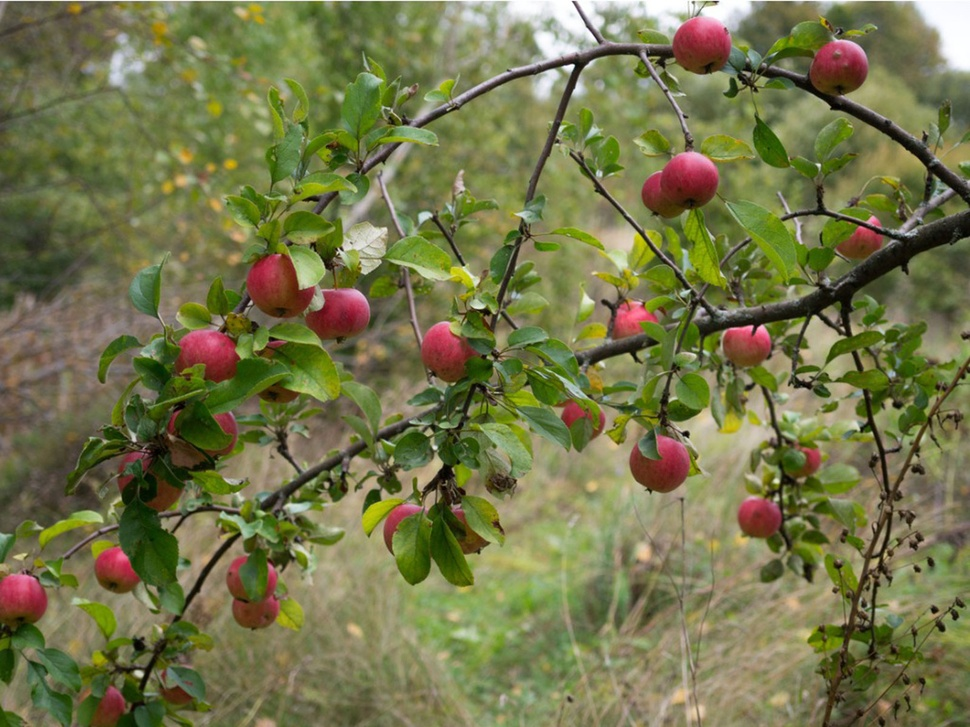
#> input picture Exercises_week_1/appletree.jpg, 970 x 727 px, shrunk from 1600 x 1200 before the run
$ jupyter execute 'Weekly Project.ipynb'
#> lines starting #> are read from the running program, lines starting #| are printed output that depends on the picture; after the words box and inside, x2 and y2 are one past the last pixel; in counts of white or black regions, pixels touching at a corner belong together
# Weekly project part 1
Using the image "appletree.jpg"
1) Can you segment the apples from the tree?
2) Can you get the computer to count how many there are?
    How close can you get to the ground truth? (there are 26 apples in the image)
3) Can you change the color of one of them?
4) Can you segment the leaves?


# Weekly project part 2
1) Remove the greenscreen and replace the background in "itssp.png".
2) Can you improve the edge with eroding/dilating?

[cell 1]
# PART 1
import cv2
import numpy as np
import imutils
from matplotlib import pyplot as plt

[cell 2]
path = "appletree.jpg"
bgr_img = cv2.imread(path)
#> bgr_img is the input picture: shape (727, 970, 3); mean B, G, R 74.3, 117, 116.1
b,g,r = cv2.split(bgr_img)       # get b,g,r
image = cv2.merge([r,g,b])
plt.imshow(image)

[cell 3]
# sharpen image
kernel = np.array([[-1,-1,-1],
                    [-1, 9,-1],
                    [-1,-1,-1]])
image_sharp = cv2.filter2D(src=bgr_img, ddepth=-1, kernel=kernel)
cv2.imshow("Sharpend Image", image_sharp)
cv2.waitKey(0)
cv2.destroyAllWindows()


img_hsv = cv2.cvtColor(image_sharp, cv2.COLOR_BGR2HSV)
#> img_hsv: shape (727, 970, 3); mean H, S, V 38.7, 111, 126.2


# find thresholds in HSV space
lower_red1 = np.array([0, 110, 25])
upper_red1 = np.array([20, 255, 170])
mask0 = cv2.inRange(img_hsv, lower_red1, upper_red1)
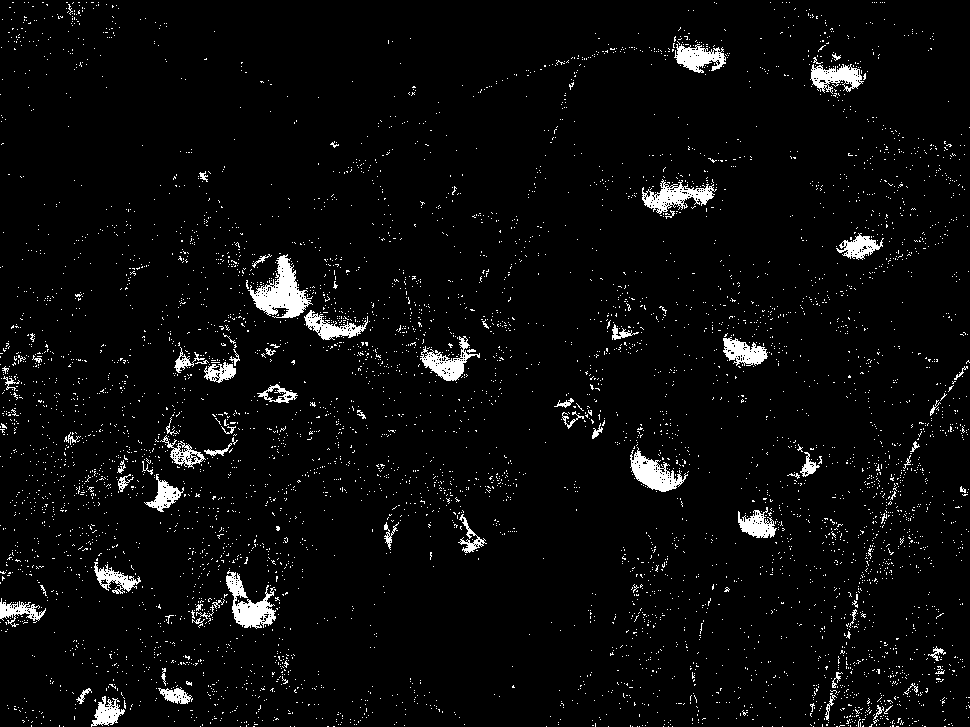
#> mask0: shape (727, 970); 3.9% white; 5741 white regions (5667 under 20 px), largest, box (x1, y1, x2, y2) and area: (248, 254, 313, 318) 1792, (226, 570, 276, 629) 1274, (630, 447, 688, 492) 1123

lower_red2 = np.array([160, 40, 25])
upper_red2 = np.array([180, 255, 170])
mask1 = cv2.inRange(img_hsv, lower_red2, upper_red2)
#> mask1: shape (727, 970); 1.8% white in thin lines or dots
# join masks
mask = mask0 + mask1
#> mask: shape (727, 970); 5.8% white; 7364 white regions (7279 under 20 px), largest, box (x1, y1, x2, y2) and area: (246, 253, 316, 319) 2483, (642, 162, 718, 214) 2177, (304, 291, 369, 340) 1739

cv2.imshow("Mask", mask)
cv2.waitKey(0)
cv2.destroyAllWindows()

# perform morphological operations
kernel = np.ones((8,8),np.uint8)
opening = cv2.morphologyEx(mask, cv2.MORPH_OPEN, kernel)
#> opening: shape (727, 970); 1.7% white; 26 white regions, largest, box (x1, y1, x2, y2) and area: (253, 258, 311, 317) 1548, (644, 176, 717, 206) 1296, (313, 309, 367, 339) 1119
kernel = np.ones((9,9),np.uint8)
closing = cv2.morphologyEx(opening, cv2.MORPH_CLOSE, kernel)
#> closing: shape (727, 970); 1.8% white; 20 white regions

cv2.imshow("Mask", closing)
cv2.waitKey(0)
cv2.destroyAllWindows()

# count number of apples
(cnt, hierarchy) = cv2.findContours(
    closing.copy(), cv2.RETR_EXTERNAL, cv2.CHAIN_APPROX_NONE)
#> cnt = 20 contours; largest, box (x1, y1, x2, y2) and area: (253, 258, 311, 317) 1548, (644, 176, 717, 206) 1256, (634, 454, 683, 492) 1119, (313, 309, 367, 339) 1082, (739, 508, 779, 537) 815
rgb = cv2.cvtColor(bgr_img, cv2.COLOR_BGR2RGB)
cv2.drawContours(rgb, cnt, -1, (0, 255, 0), 2)
#> rgb: shape (727, 970, 3); mean R, G, B 115.1, 118.9, 74

cv2.imshow("Detected Apples", rgb)
cv2.waitKey(0)
cv2.destroyAllWindows()

print("Number of Apples in the image : ", len(cnt))
#| Number of Apples in the image :  20

# output = cv2.bitwise_and(image, image, mask=mask)
# plt.imshow(mask)

mask = closing.copy()

[cell 4]
# change color
color_apple = np.copy(image)

color_apple[(mask!=0)] = [255,255,240]
#> color_apple: shape (727, 970, 3); mean R, G, B 118.8, 120.8, 78.1

# [6 lines of commented-out code are left out]
new_apple = cv2.addWeighted(color_apple, 0.7, image, 0.7, 0, color_apple)
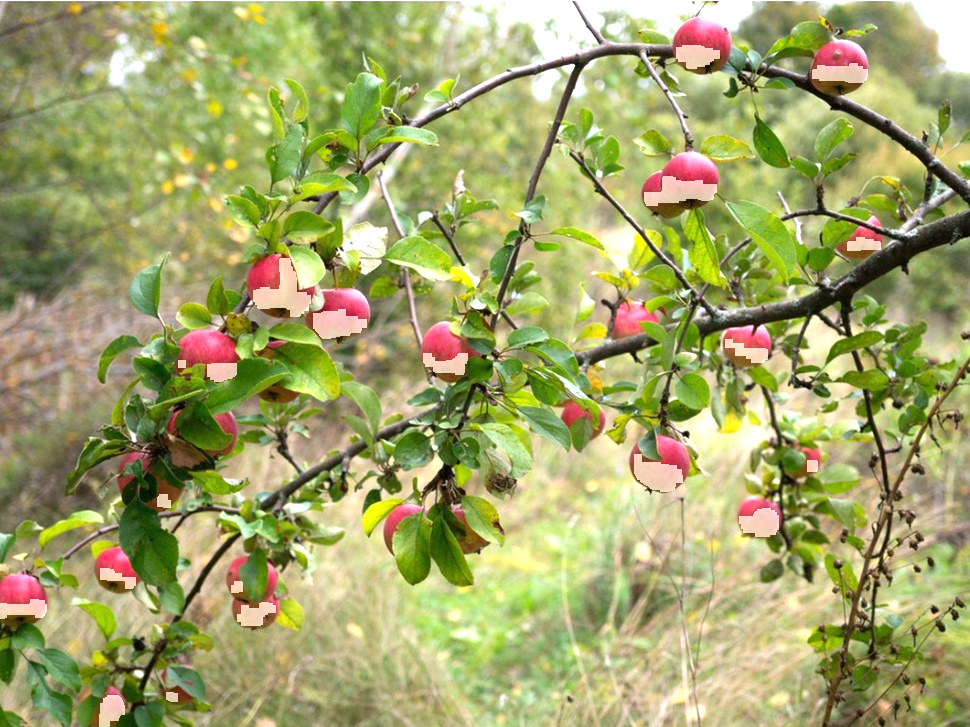
#> new_apple: shape (727, 970, 3); mean R, G, B 162.6, 165, 105.5

plt.imshow(color_apple)

[cell 5]
# [24 lines of commented-out code are left out]

[cell 6]
# segment leaves with color
img_hsv = cv2.cvtColor(bgr_img, cv2.COLOR_BGR2HSV)
#> img_hsv: shape (727, 970, 3); mean H, S, V 36.3, 111.3, 123.9


# find thresholds in HSV space
lower = np.array([35, 50, 20])
upper = np.array([65, 250, 120])
mask = cv2.inRange(img_hsv, lower, upper)
#> mask: shape (727, 970); 19.5% white; 1252 white regions (890 under 20 px), largest, box (x1, y1, x2, y2) and area: (0, 72, 135, 311) 13998, (114, 325, 326, 451) 7834, (299, 1, 433, 119) 5980


cv2.imshow("Mask", mask)
cv2.waitKey(0)
cv2.destroyAllWindows()

# perform morphological operations
kernel = np.ones((4,4),np.uint8)
opening = cv2.morphologyEx(mask, cv2.MORPH_OPEN, kernel)
#> opening: shape (727, 970); 14.8% white; 568 white regions (83 under 20 px), largest, box (x1, y1, x2, y2) and area: (0, 96, 132, 257) 8743, (300, 2, 433, 92) 5261, (0, 624, 84, 727) 3533
kernel = np.ones((4,4),np.uint8)
closing = cv2.morphologyEx(opening, cv2.MORPH_CLOSE, kernel)
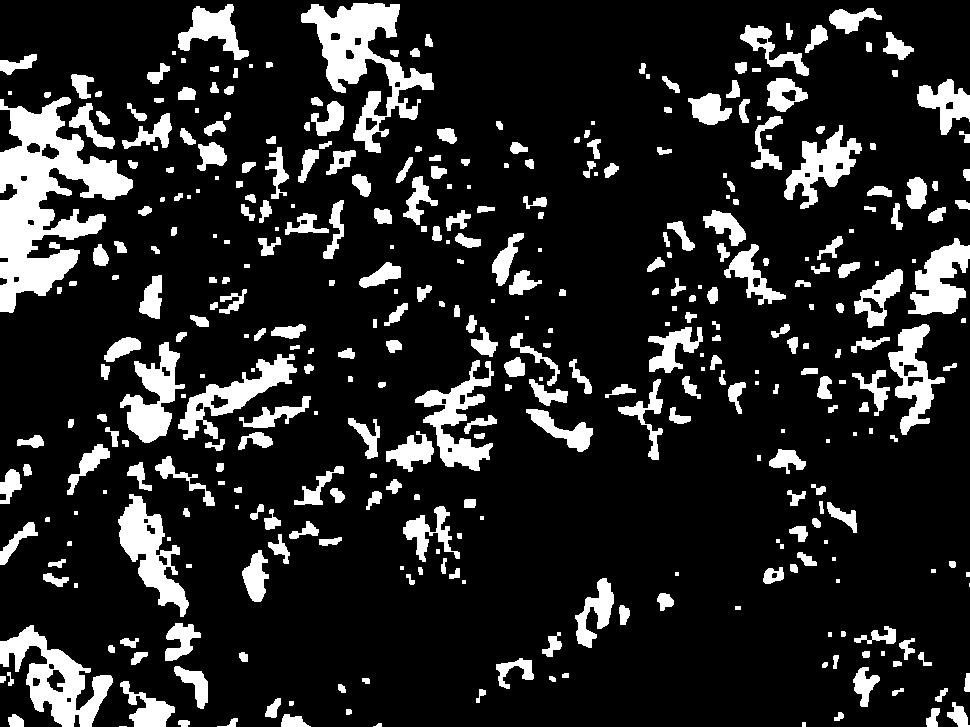
#> closing: shape (727, 970); 15.5% white; 377 white regions (46 under 20 px)

cv2.imshow("Mask", closing)
cv2.waitKey(0)
cv2.destroyAllWindows()

# count number of apples
(cnt, hierarchy) = cv2.findContours(
    closing.copy(), cv2.RETR_EXTERNAL, cv2.CHAIN_APPROX_NONE)
#> cnt = 377 contours, 92 with area under 20; largest, box (x1, y1, x2, y2) and area: (0, 97, 133, 313) 12566, (301, 3, 434, 153) 6678, (0, 625, 113, 727) 4606, (118, 494, 189, 617) 3383, (178, 354, 297, 440) 2902
rgb = cv2.cvtColor(bgr_img, cv2.COLOR_BGR2RGB)
cv2.drawContours(rgb, cnt, -1, (0, 255, 0), 2)
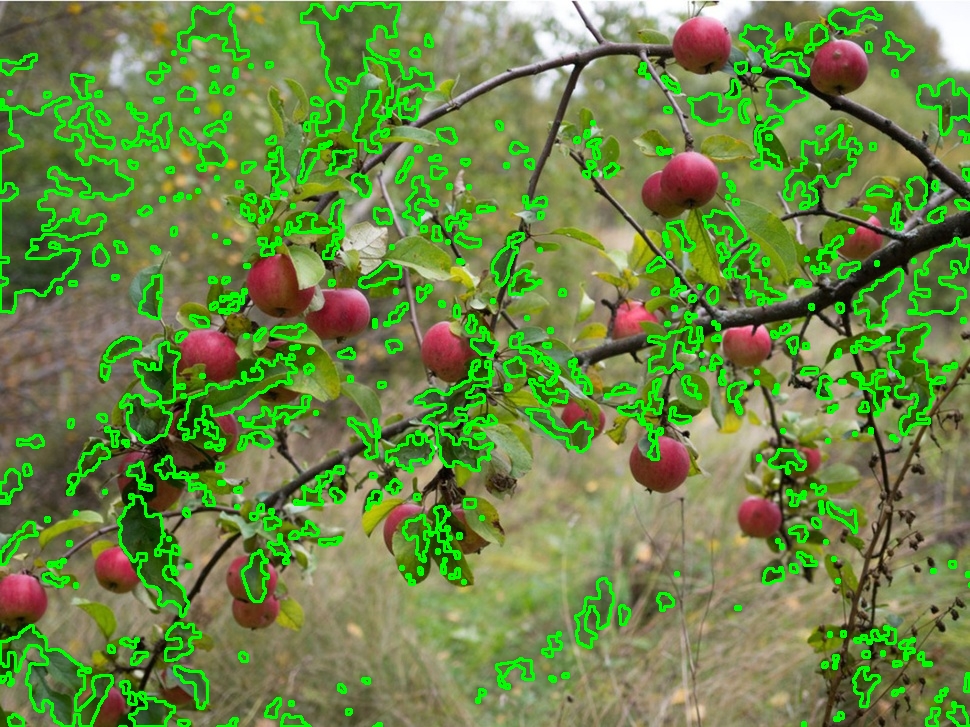
#> rgb: shape (727, 970, 3); mean R, G, B 106.3, 134.7, 68.9

cv2.imshow("Leaves", rgb)
cv2.waitKey(0)
cv2.destroyAllWindows()

[cell 7]
# PROJECT 2
path = "ittsp.png"
bgr_img = cv2.imread(path)
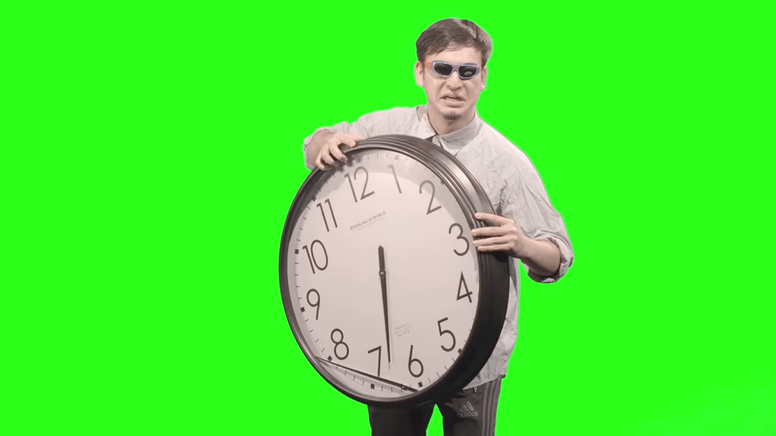
#> input picture Exercises_week_1/ittsp.png, 776 x 436 px, shrunk from 1280 x 720 before the run
#> bgr_img is the input picture: shape (436, 776, 3); mean B, G, R 55, 232.9, 73.4
b,g,r = cv2.split(bgr_img)       # get b,g,r
#> b: shape (436, 776)
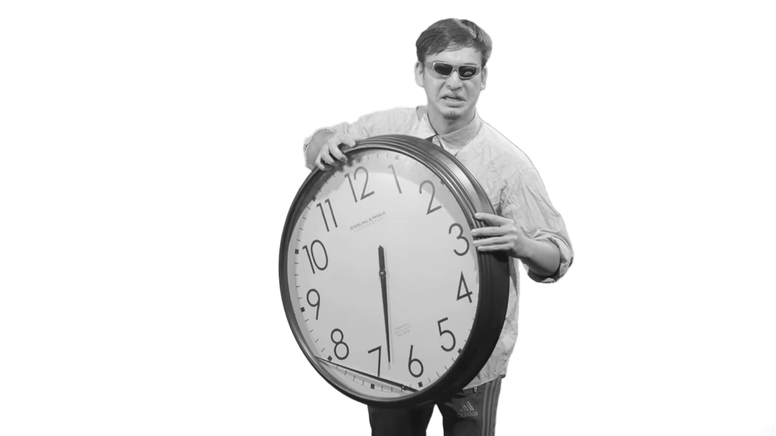
#> g: shape (436, 776); min 15, max 255, mean 232.9
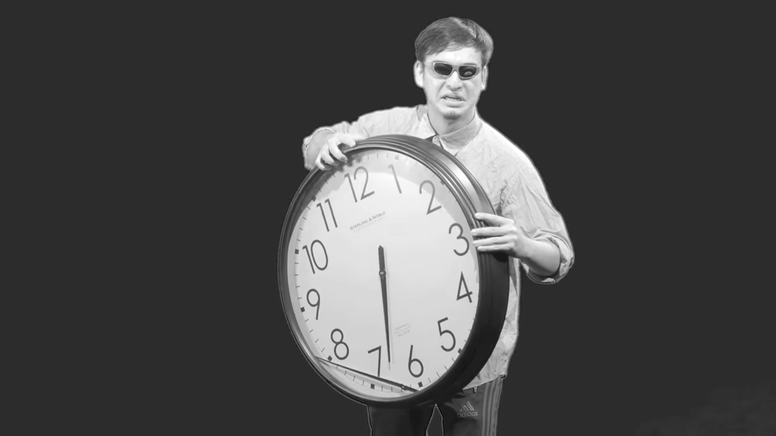
#> r: shape (436, 776); min 9, max 255, mean 73.4
image = cv2.merge([r,g,b])
#> image: shape (436, 776, 3)
plt.imshow(image)

[cell 8]
# just use RGB values for mask
mask = ~(g >= 240)
#> mask: shape (436, 776) bool; 22.7% white; 1 white region, box (x1, y1, x2, y2) and area: (278, 18, 574, 436) 76934
mask = np.array(mask, np.int8)


output = cv2.bitwise_and(image, image, mask=mask)
plt.imshow(output)

# erosion to improve edges
mask = output.copy()
mask = cv2.erode(mask, None, iterations = 2)
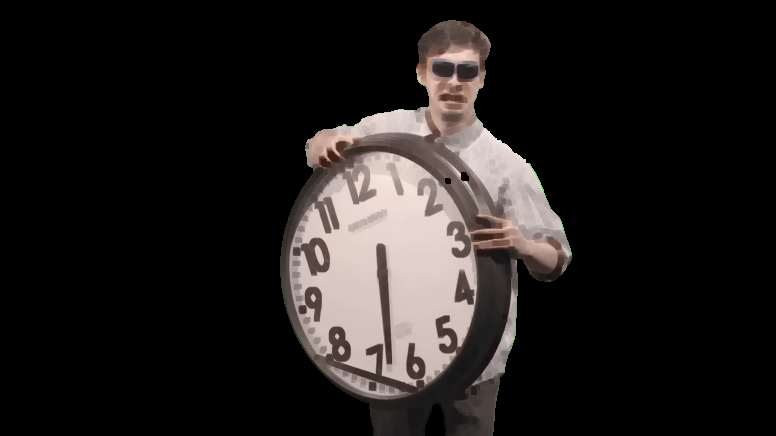
#> mask: shape (436, 776, 3); mean R, G, B 32.4, 29.1, 28
plt.imshow(mask)
